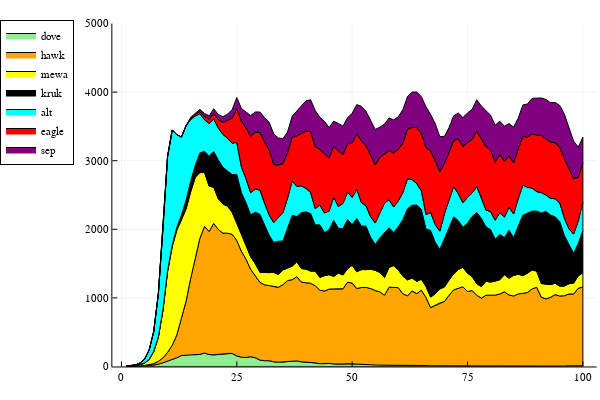

Notebook cell for this chart:
### Code cell
populacja_dove = 1
populacja_hawk = 1
populacja_mewa = 1
populacja_alt = 1
populacja_eagle = 0
populacja_kruk = 1
populacja_sep = 0
liczba_dni = 100
wielkosc_planszy = 50
zmiany = Zmiany_przez_dni(wielkosc_planszy,liczba_dni,15,15,true)
StackedArea(zmiany[1], zmiany[2], zmiany[3], zmiany[4], zmiany[5], zmiany[6], zmiany[7])

### Figure 1 — Plotly figure (JSON) as saved in the notebook; plotly's stock layout.template omitted (floating-point values rounded to 4 significant figures; data arrays with more than 128 entries replaced by an {"elided": "..."} marker saying what was removed)
{"data": [{"fill": "tozeroy", "fillcolor": "rgba(144, 238, 144, 1.000)", "legendgroup": "dove", "line": {"color": "rgba(0, 0, 0, 1.000)", "dash": "solid", "width": 1}, "mode": "lines", "name": "dove", "showlegend": true, "type": "scatter", "x": {"elided": "201 int values"}, "xaxis": "x1", "y": {"elided": "201 int values"}, "yaxis": "y1"}, {"fill": "tozeroy", "fillcolor": "rgba(255, 165, 0, 1.000)", "legendgroup": "hawk", "line": {"color": "rgba(0, 0, 0, 1.000)", "dash": "solid", "width": 1}, "mode": "lines", "name": "hawk", "showlegend": true, "type": "scatter", "x": {"elided": "201 int values"}, "xaxis": "x1", "y": {"elided": "201 int values"}, "yaxis": "y1"}, {"fill": "tozeroy", "fillcolor": "rgba(255, 255, 0, 1.000)", "legendgroup": "mewa", "line": {"color": "rgba(0, 0, 0, 1.000)", "dash": "solid", "width": 1}, "mode": "lines", "name": "mewa", "showlegend": true, "type": "scatter", "x": {"elided": "201 int values"}, "xaxis": "x1", "y": {"elided": "201 int values"}, "yaxis": "y1"}, {"fill": "tozeroy", "fillcolor": "rgba(0, 0, 0, 1.000)", "legendgroup": "kruk", "line": {"color": "rgba(0, 0, 0, 1.000)", "dash": "solid", "width": 1}, "mode": "lines", "name": "kruk", "showlegend": true, "type": "scatter", "x": {"elided": "201 int values"}, "xaxis": "x1", "y": {"elided": "201 int values"}, "yaxis": "y1"}, {"fill": "tozeroy", "fillcolor": "rgba(0, 255, 255, 1.000)", "legendgroup": "alt", "line": {"color": "rgba(0, 0, 0, 1.000)", "dash": "solid", "width": 1}, "mode": "lines", "name": "alt", "showlegend": true, "type": "scatter", "x": {"elided": "201 int values"}, "xaxis": "x1", "y": {"elided": "201 int values"}, "yaxis": "y1"}, {"fill": "tozeroy", "fillcolor": "rgba(255, 0, 0, 1.000)", "legendgroup": "eagle", "line": {"color": "rgba(0, 0, 0, 1.000)", "dash": "solid", "width": 1}, "mode": "lines", "name": "eagle", "showlegend": true, "type": "scatter", "x": {"elided": "201 int values"}, "xaxis": "x1", "y": {"elided": "201 int values"}, "yaxis": "y1"}, {"fill": "tozeroy", "fillcolor": "rgba(128, 0, 128, 1.000)", "legendgroup": "sep", "line": {"color": "rgba(0, 0, 0, 1.000)", "dash": "solid", "width": 1}, "mode": "lines", "name": "sep", "showlegend": true, "type": "scatter", "x": {"elided": "201 int values"}, "xaxis": "x1", "y": {"elided": "201 int values"}, "yaxis": "y1"}], "layout": {"annotations": [], "height": 400, "legend": {"bgcolor": "rgba(255, 255, 255, 1.000)", "bordercolor": "rgba(0, 0, 0, 1.000)", "borderwidth": 1, "font": {"color": "rgba(0, 0, 0, 1.000)", "family": "sans-serif", "size": 11}, "title": {"font": {"color": "rgba(0, 0, 0, 1.000)", "family": "sans-serif", "size": 15}, "text": ""}, "tracegroupgap": 0, "traceorder": "normal", "x": -0.15, "xanchor": "upper", "y": 1, "yanchor": "left"}, "margin": {"b": 20, "l": 0, "r": 0, "t": 20}, "paper_bgcolor": "rgba(255, 255, 255, 1.000)", "plot_bgcolor": "rgba(255, 255, 255, 1.000)", "showlegend": true, "width": 600, "xaxis": {"anchor": "y", "domain": [0.06582, 0.9934], "gridcolor": "rgba(0, 0, 0, 0.100)", "gridwidth": 0.5, "linecolor": "rgba(0, 0, 0, 1.000)", "mirror": false, "range": [-1.97, 103.0], "showgrid": true, "showline": true, "showticklabels": true, "tickangle": 0, "tickcolor": "rgb(0, 0, 0)", "tickfont": {"color": "rgba(0, 0, 0, 1.000)", "family": "sans-serif", "size": 11}, "tickmode": "array", "ticks": "inside", "ticktext": ["0", "25", "50", "75", "100"], "tickvals": [0, 25, 50, 75, 100], "title": "", "titlefont": {"color": "rgba(0, 0, 0, 1.000)", "family": "sans-serif", "size": 15}, "type": "-", "visible": true, "zeroline": false, "zerolinecolor": "rgba(0, 0, 0, 1.000)"}, "yaxis": {"anchor": "x", "domain": [0.03762, 0.9902], "gridcolor": "rgba(0, 0, 0, 0.100)", "gridwidth": 0.5, "linecolor": "rgba(0, 0, 0, 1.000)", "mirror": false, "range": [0, 5000], "showgrid": true, "showline": true, "showticklabels": true, "tickangle": 0, "tickcolor": "rgb(0, 0, 0)", "tickfont": {"color": "rgba(0, 0, 0, 1.000)", "family": "sans-serif", "size": 11}, "tickmode": "array", "ticks": "inside", "ticktext": ["0", "1000", "2000", "3000", "4000", "5000"], "tickvals": [0, 1000, 2000, 3000, 4000, 5000], "title": "", "titlefont": {"color": "rgba(0, 0, 0, 1.000)", "family": "sans-serif", "size": 15}, "type": "-", "visible": true, "zeroline": false, "zerolinecolor": "rgba(0, 0, 0, 1.000)"}}}
